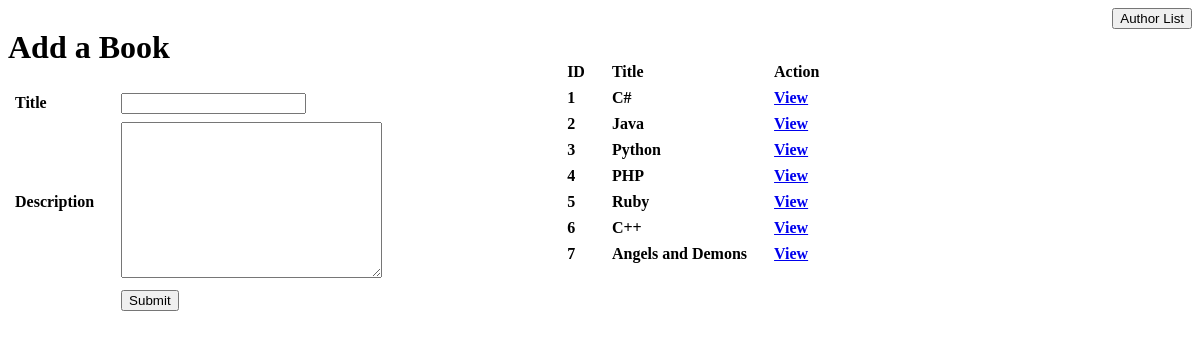
The page / on the database its author committed.
### books_authors_app/models.py (models this page shows)
class books(models.Model):
    title = models.CharField(max_length=255)
    desc = models.TextField()
    created_at = models.DateTimeField(auto_now_add=True)
    upddated_at = models.DateTimeField(auto_now_add=True)

### books_authors_app/views.py (the view)
# urls.py: path('', views.index),
def index(request):
    context = {
        'all_books' : books.objects.all()
    }
    return render(request, 'index.html', context)

### books_authors_app/templates/index.html (shortened to what this page needs)
<!DOCTYPE html>
<html lang="en">
<head>
    {% load static %}
    <link rel="stylesheet" href="{% static 'css/style.css' %}">
</head>
<body>
    <div id="canvas">
        <div id="add">
            <h1>Add a Book</h1>
            <form action="books/add/" method="post">
                <table>
                    <tr>
                        <th>Title</th>
                        <th><input type="text" name="title"></th>
                    </tr>
                    <tr>
                        <th>Description</th>
                        <th><textarea name="desc"  cols="30" rows="10"></textarea></th>
                    </tr>
                    <tr>
                        <th></th>
                        <th><input type="submit" value="Submit"></th>
                    </tr>
                </table>
            </form>
        </div>
        <div id="list">
            <table id="list_table">
                <tr>
                    <th>ID</th>
                    <th>Title</th>
                    <th>Action</th>
                </tr>
                {% for book in all_books %}
                    <tr>
                        <th>{{book.id}}</th>
                        <th>{{book.title}}</th>
                        <th><a href="/books/{{book.id}}">View</a></th>
                    </tr>
                {% endfor %}
            </table>
        </div>
        <a href="authors/"><button>Author List</button></a>
    </div>
</body>
</html>

### books_authors_app/static/css/style.css (style rules this page uses)
#canvas { display: flex; text-align: left; justify-content: space-between; }
#add { display: inline-block; width: 45%; height: 400px; }
#list { width: 45%; height: 400px; margin-top: 50px; }
th { text-align: left; padding: 3px 20px 3px 5px; }

### rows shown on the page
books: id "1", title "C#"
books: id "2", title "Java"
books: id "3", title "Python"
books: id "4", title "PHP"
books: id "5", title "Ruby"
books: id "6", title "C++"
books: id "7", title "Angels and Demons"
